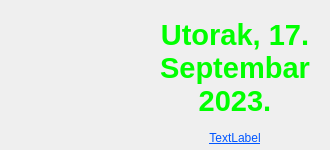
<?xml version="1.0" encoding="UTF-8"?>
<ui version="4.0">
 <class>Frame</class>
 <widget class="QFrame" name="Frame">
  <property name="geometry">
   <rect>
    <x>0</x>
    <y>0</y>
    <width>330</width>
    <height>150</height>
   </rect>
  </property>
  <property name="windowTitle">
   <string>Frame</string>
  </property>
  <property name="styleSheet">
   <string notr="true">background-color: qconicalgradient(cx:0.00568182, cy:0, angle:159.1, stop:0.204545 rgba(0, 7, 255, 97), stop:0.289773 rgba(255, 255, 0, 69), stop:0.329545 rgba(0, 158, 255, 145), stop:0.375 rgba(3, 0, 255, 130), stop:0.4375 rgba(71, 177, 255, 130), stop:0.482955 rgba(0, 147, 255, 208), stop:0.518717 rgba(71, 115, 255, 130), stop:0.55 rgba(79, 0, 255, 255), stop:0.693182 rgba(133, 0, 255, 69), stop:1 rgba(255, 255, 0, 69));
border-radius: 10px;
color: rgb(255, 255, 0);</string>
  </property>
  <property name="frameShape">
   <enum>QFrame::Box</enum>
  </property>
  <property name="lineWidth">
   <number>0</number>
  </property>
  <widget class="QLabel" name="lbl_pic">
   <property name="geometry">
    <rect>
     <x>10</x>
     <y>10</y>
     <width>130</width>
     <height>130</height>
    </rect>
   </property>
   <property name="styleSheet">
    <string notr="true">color: rgb(0, 71, 0);
background-color: rgba(255, 255, 255, 0);</string>
   </property>
   <property name="text">
    <string/>
   </property>
  </widget>
  <widget class="QLabel" name="lbl_name">
   <property name="geometry">
    <rect>
     <x>150</x>
     <y>10</y>
     <width>170</width>
     <height>115</height>
    </rect>
   </property>
   <property name="font">
    <font>
     <pointsize>22</pointsize>
     <weight>75</weight>
     <bold>true</bold>
    </font>
   </property>
   <property name="styleSheet">
    <string notr="true">background-color: rgba(255, 255, 255, 0);
color: rgb(0, 255, 0);</string>
   </property>
   <property name="text">
    <string>Utorak, 17. Septembar 2023.</string>
   </property>
   <property name="alignment">
    <set>Qt::AlignCenter</set>
   </property>
   <property name="wordWrap">
    <bool>true</bool>
   </property>
  </widget>
  <widget class="QLabel" name="lbl_link">
   <property name="geometry">
    <rect>
     <x>150</x>
     <y>130</y>
     <width>170</width>
     <height>15</height>
    </rect>
   </property>
   <property name="font">
    <font>
     <underline>true</underline>
    </font>
   </property>
   <property name="styleSheet">
    <string notr="true">background-color: rgba(255, 255, 255, 0);
color: rgb(0, 85, 255);</string>
   </property>
   <property name="text">
    <string>TextLabel</string>
   </property>
   <property name="alignment">
    <set>Qt::AlignCenter</set>
   </property>
  </widget>
 </widget>
 <resources/>
 <connections/>
</ui>
